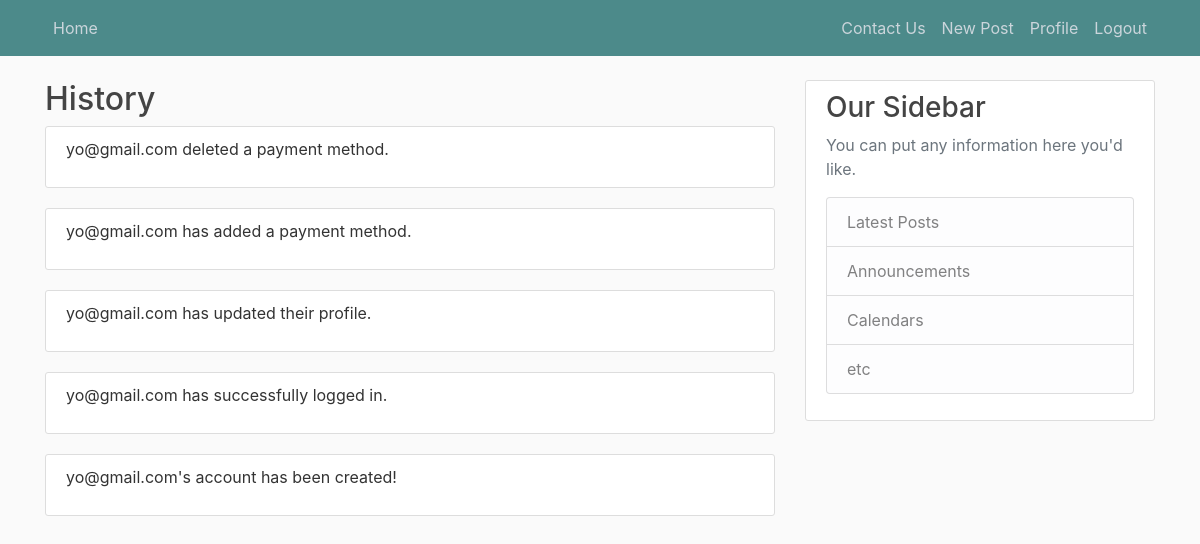
The page /history (signed in) on the database its author committed.
### MainProject/models.py (models this page shows)
class History(db.Model):
    id = db.Column(db.Integer, primary_key=True)
    content = db.Column(db.Text, nullable=False)
    date_posted = db.Column(db.DateTime, nullable=False, default=datetime.utcnow)

### MainProject/routes.py (the view)
@app.route("/history", methods=['GET','POST'])
@login_required
def history():
    history = History.query.order_by(History.date_posted.desc())
    return render_template('system_activity.html', title='History', history=history)

### MainProject/models.py (called while the page is built)
@login_manager.user_loader
def load_user(user_id):
    return User.query.get(int(user_id))

### MainProject/templates/system_activity.html
{% extends "baseTemplate.html" %}
{% block content %}
     <h2>{{ title }}</h2>
    {% for history in history %}
        <article class="media content-section">
          <div class="media-body">
            <p class="article-content">{{ history.content }}</p>
          </div>
        </article>
    {% endfor %}
{% endblock content %}

### MainProject/static/styles.css (style rules this page uses)
body { background: #fafafa; color: #333333; margin-top: 5rem; }
h1, h2, h3, h4, h5, h6 { color: #444444; }
.content-section { background: #ffffff; padding: 10px 20px; border: 1px solid #dddddd; border-radius: 3px; margin-bottom: 20px; }
.article-content { white-space: pre-line; }

### rows shown on the page
History: content "yo@gmail.com deleted a payment method."
History: content "yo@gmail.com has added a payment method."
History: content "yo@gmail.com has updated their profile."
History: content "yo@gmail.com has successfully logged in."
History: content "yo@gmail.com's account has been created!"

### other values the page prints
{{ title }} "History"
